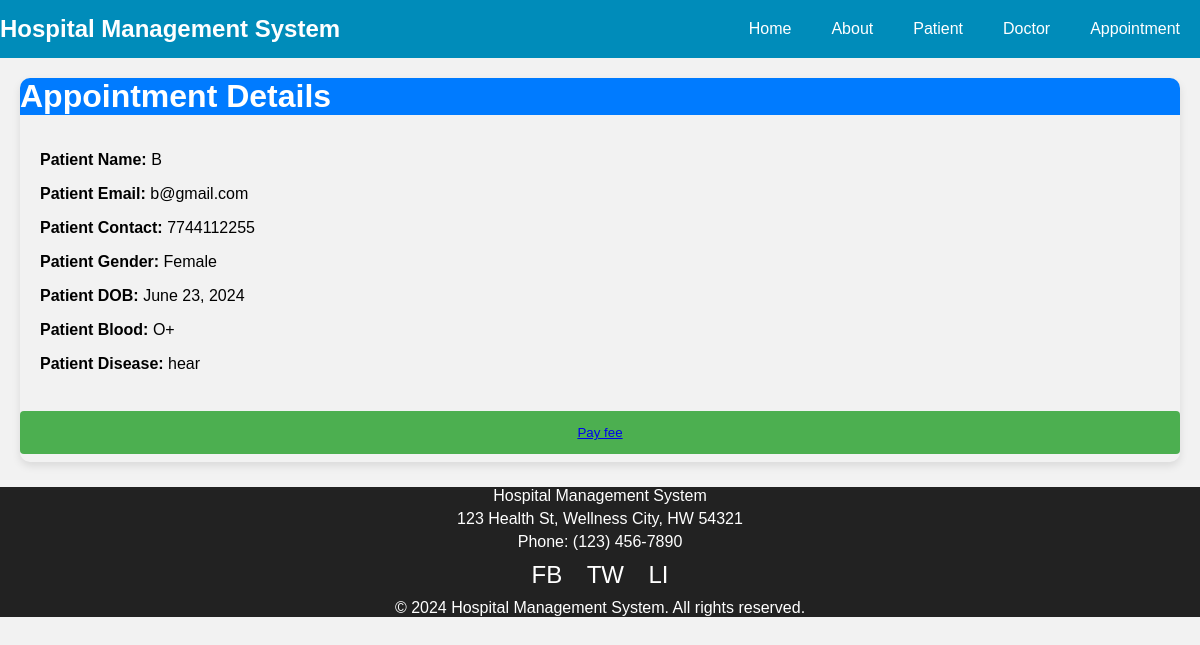
Page /AppointmentDetail (signed in) on the committed database.
### patient/models.py (models this page shows, shortened)
class Apointment(models.Model):
    Blood_Group=models.CharField(max_length=5)
    Name = models.ForeignKey(PatientRegistration, on_delete=models.CASCADE)
    Disease =models.CharField(max_length=10,default='unknown')

class PatientRegistration(models.Model):
    Name=models.CharField(max_length=30)
    Gender = models.CharField(max_length=20, choices=Gender, verbose_name='Gender')
    email=models.EmailField()
    contact=models.IntegerField(default=0)
    image=models.ImageField(upload_to='images/')
    password=models.CharField(max_length=15)
    DOB=models.DateField(default=now)
    def __str__(self):
        return self.Name

### patient/views.py (the view)
# urls.py: path('AppointmentDetail',views.AppointmentDetail,name='AppointmentDetail'),
def AppointmentDetail(req):
    patient_id = req.session.get('PatientId')
    if patient_id:
        try:
            data = Apointment.objects.get(id=patient_id)
            return render(req, 'PatientApointmentDetail.html', {'data': data})
        except Apointment.DoesNotExist:
            return render(req, 'PatientApointmentDetail.html', {'error': 'Appointment not found'})
    return render(req, 'PatientApointmentDetail.html', {'error': 'Patient ID not found in session'})

### patient/templates/PatientApointmentDetail.html (shortened to what this page needs)
{% extends "index.html" %}
{% block container %}
<div class="container mt-5">
    {% if data %}
    <div class="card">
        <div class="card-header">
            <h1 class="card-title">Appointment Details</h1>
        </div>
        <div class="card-body">
            <p class="card-text"><strong>Patient Name:</strong> {{ data.Name }}</p>
            <p class="card-text"><strong>Patient Email:</strong> {{ data.Name.email }}</p>
            <p class="card-text"><strong>Patient Contact:</strong> {{ data.Name.contact }}</p>
            <p class="card-text"><strong>Patient Gender:</strong> {{ data.Name.Gender }}</p>
            <p class="card-text"><strong>Patient DOB:</strong> {{ data.Name.DOB }}</p>
            <p class="card-text"><strong>Patient Blood:</strong> {{ data.Blood_Group }}</p>
            <p class="card-text"><strong>Patient Disease:</strong> {{ data.Disease }}</p>
        </div>
        <button><a href="{% url "AppointmentPayment" %}">Pay fee</a></button>
    </div>
    {% else %}
    <h1>{{ error }}</h1>
    {% endif %}
</div>
{% endblock container %}

### patient/static/css/style.css (style rules this page uses)
body { margin: 0; font-family: Arial, Helvetica, sans-serif; }
.container { max-width: 1200px; margin: 0 auto; padding: 20px; }
body { font-family: Arial, sans-serif; background-color: #f2f2f2; }
button { background-color: #4CAF50; color: white; padding: 14px 20px; margin: 8px 0; border: none; border-radius: 4px; cursor: pointer; width: 100%; }
.card { border-radius: 10px; box-shadow: 0 4px 8px rgba(0, 0, 0, 0.1); }
.card-header { background-color: #007bff; color: white; border-top-left-radius: 10px; border-top-right-radius: 10px; }
.card-title { margin: 0; }
.card-body { padding: 20px; }
.card-text { margin-bottom: 10px; font-size: 16px; }

### rows in the picture
Apointment: Name "B", Name.email "b@gmail.com", Name.contact "7744112255", Name.Gender "Female", Name.DOB "June 23, 2024", Blood_Group "O+", Disease "hear"
